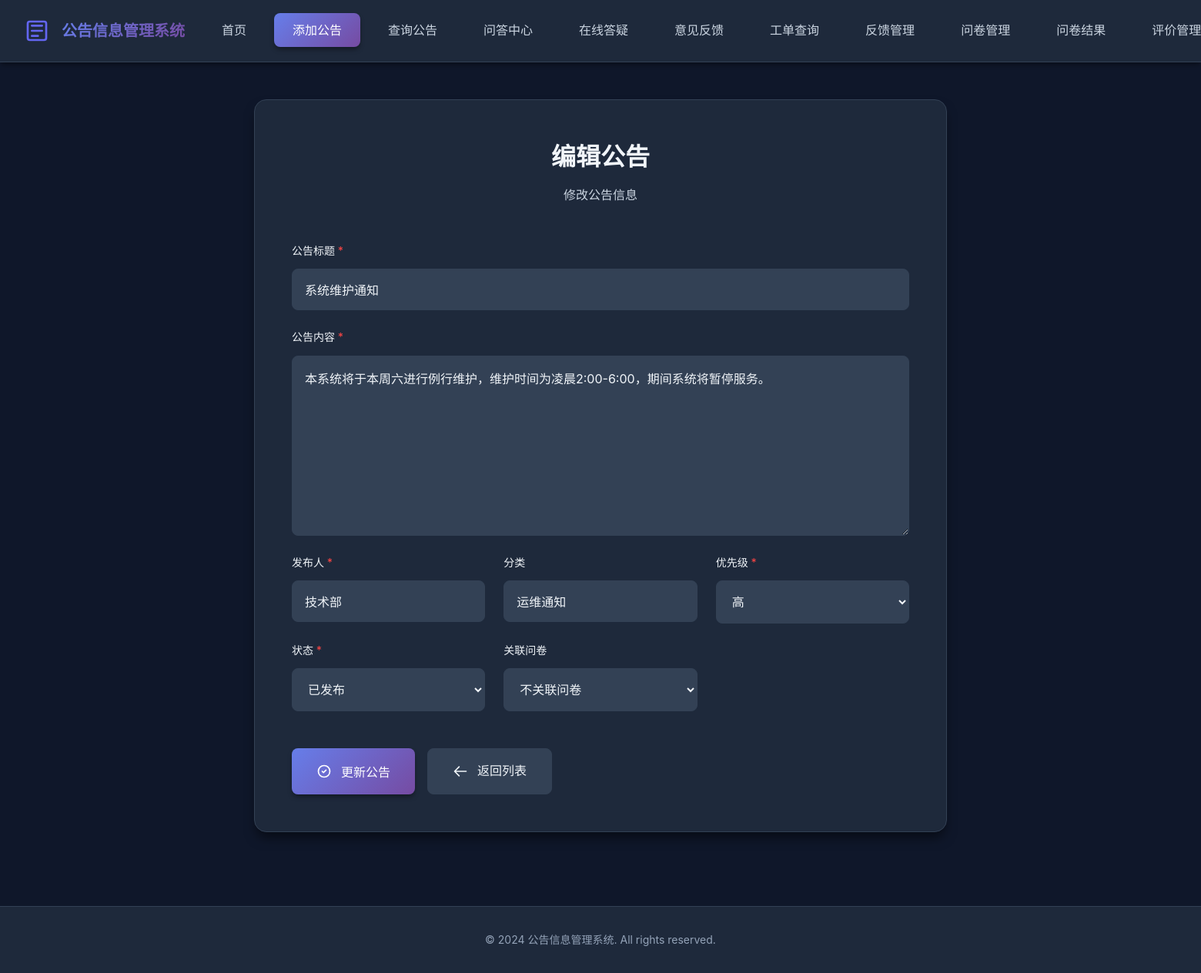
The page /add_notice.php?id=2 on the database its author committed.
### tables this page shows
CREATE TABLE IF NOT EXISTS notices (
    id INT AUTO_INCREMENT PRIMARY KEY,
    title VARCHAR(255) NOT NULL COMMENT '公告标题',
    content TEXT NOT NULL COMMENT '公告内容',
    author VARCHAR(100) NOT NULL COMMENT '发布人',
    category VARCHAR(100) DEFAULT '' COMMENT '公告分类',
    publish_date DATETIME DEFAULT CURRENT_TIMESTAMP COMMENT '发布时间',
    update_date DATETIME DEFAULT CURRENT_TIMESTAMP ON UPDATE CURRENT_TIMESTAMP COMMENT '更新时间',
    status ENUM('published', 'draft') DEFAULT 'published' COMMENT '状态',
    priority ENUM('high', 'medium', 'low') DEFAULT 'medium' COMMENT '优先级',
    views INT DEFAULT 0 COMMENT '浏览次数',
    INDEX idx_publish_date (publish_date),
    INDEX idx_status (status),
    INDEX idx_category (category)
);

### www/add_notice.php (the view, shortened to what this page needs)
<!DOCTYPE html>
<html lang="zh-CN">
<head>
    <link rel="stylesheet" href="style.css">
</head>
<body>
    <?php
    $edit_mode = false;
    $notice = null;
    if (isset($_GET['id'])) {
        $edit_mode = true;
        $id = intval($_GET['id']);
        $conn = getConnection();
        $stmt = $conn->prepare("SELECT * FROM notices WHERE id = ?");
        $stmt->bind_param("i", $id);
        $stmt->execute();
        $result = $stmt->get_result();
        $notice = $result->fetch_assoc();
    }
    ?>
    <nav class="navbar">
        <div class="container">
            <div class="nav-brand">
                <h1>公告信息管理系统</h1>
            </div>
            <ul class="nav-menu">
                <li><a href="index.php">首页</a></li>
                <li><a href="add_notice.php" class="active">添加公告</a></li>
                <li><a href="search_notice.php">查询公告</a></li>
                <li><a href="qa_center.php">问答中心</a></li>
                <li><a href="chat.php">在线答疑</a></li>
                <li><a href="feedback.php">意见反馈</a></li>
                <li><a href="feedback_query.php">工单查询</a></li>
                <li><a href="feedback_admin.php">反馈管理</a></li>
                <li><a href="survey_admin.php">问卷管理</a></li>
                <li><a href="survey_results.php">问卷结果</a></li>
                <li><a href="rating_admin.php">评价管理</a></li>
            </ul>
        </div>
    </nav>
    <div class="container">
        <div class="main-content">
            <div class="form-container">
                <div class="form-header">
                    <h2><?php echo $edit_mode ? '编辑公告' : '添加公告'; ?></h2>
                    <p><?php echo $edit_mode ? '修改公告信息' : '发布新的公告信息'; ?></p>
                </div>
                <form method="POST" action="" class="notice-form">
                    <div class="form-group">
                        <label for="title">公告标题 <span class="required">*</span></label>
                        <input type="text" id="title" name="title" required
                               value="<?php echo $edit_mode ? htmlspecialchars($notice['title']) : ''; ?>"
                               placeholder="请输入公告标题">
                    </div>
                    <div class="form-group">
                        <label for="content">公告内容 <span class="required">*</span></label>
                        <textarea id="content" name="content" rows="10" required
                                  placeholder="请输入公告内容"><?php echo $edit_mode ? htmlspecialchars($notice['content']) : ''; ?></textarea>
                    </div>
                    <div class="form-row">
                        <div class="form-group">
                            <label for="author">发布人 <span class="required">*</span></label>
                            <input type="text" id="author" name="author" required
                                   value="<?php echo $edit_mode ? htmlspecialchars($notice['author']) : ''; ?>"
                                   placeholder="请输入发布人姓名">
                        </div>
                        <div class="form-group">
                            <label for="category">分类</label>
                            <input type="text" id="category" name="category"
                                   value="<?php echo $edit_mode ? htmlspecialchars($notice['category'] ?? '') : ''; ?>"
                                   placeholder="如：系统公告、运维通知等">
                        </div>
                        <div class="form-group">
                            <label for="priority">优先级 <span class="required">*</span></label>
                            <select id="priority" name="priority" required>
                                <option value="high" <?php echo ($edit_mode && $notice['priority'] == 'high') ? 'selected' : ''; ?>>高</option>
                            </select>
                        </div>
                        <div class="form-group">
                            <label for="status">状态 <span class="required">*</span></label>
                            <select id="status" name="status" required>
                                <option value="published" <?php echo ($edit_mode && $notice['status'] == 'published') ? 'selected' : ''; ?> <?php echo !$edit_mode ? 'selected' : ''; ?>>已发布</option>
                            </select>
                        </div>
                        <div class="form-group">
                            <label for="survey_id">关联问卷</label>
                            <select id="survey_id" name="survey_id">
                                <option value="">不关联问卷</option>
                            </select>
                        </div>
                    </div>
                    <div class="form-actions">
                        <button type="submit" class="btn btn-primary">
                            <?php echo $edit_mode ? '更新公告' : '发布公告'; ?>
                        </button>
                        <a href="search_notice.php" class="btn btn-secondary">
                            <svg class="btn-icon" viewBox="0 0 24 24" fill="none" xmlns="http://www.w3.org/2000/svg">
                                <path d="M10 19L3 12M3 12L10 5M3 12H21" stroke="currentColor" stroke-width="2" stroke-linecap="round" stroke-linejoin="round"/>
                            </svg>
                            返回列表
                        </a>
                    </div>
                </form>
            </div>
        </div>
    </div>
    <footer class="footer">
        <div class="container">
            <p>&copy; 2024 公告信息管理系统. All rights reserved.</p>
        </div>
    </footer>
</body>
</html>

### rows shown on the page
notices: title "系统维护通知", content "本系统将于本周六进行例行维护，维护时间为凌晨2:00-6:00，期间系统将暂停服务。", author "技术部", category "运维通知", priority "高", status "已发布"
